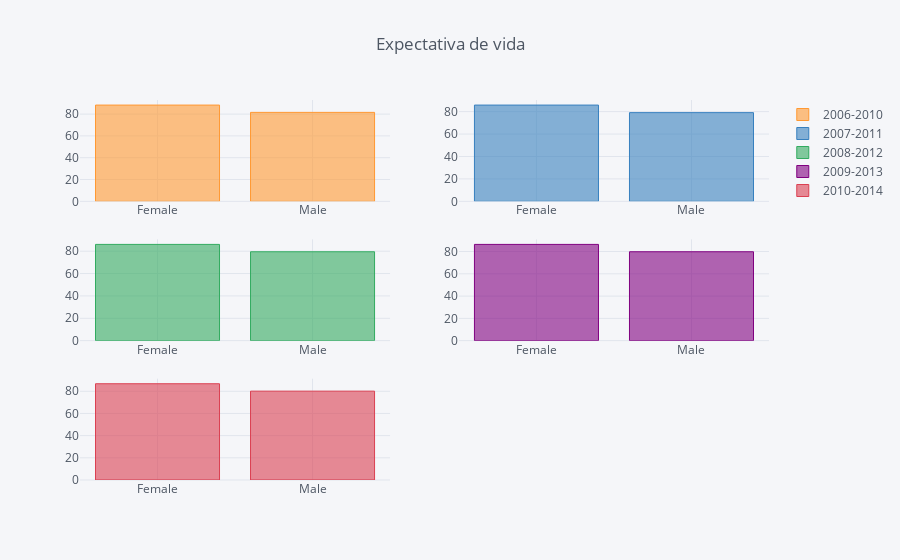

Notebook code cell kept with this figure:
### Code cell
table = df.pivot_table(index=['Gender'])
table.iplot(kind='bar', histnorm='', xTitle='', subplots=True,
yTitle='', title='Expectativa de vida')

### Figure 1 — Plotly figure (JSON) as saved in the notebook; plotly's stock layout.template omitted (floating-point values rounded to 4 significant figures)
{"data": [{"marker": {"color": "rgba(255, 153, 51, 0.6)", "line": {"color": "rgba(255, 153, 51, 1.0)", "width": 1}}, "name": "2006-2010", "orientation": "v", "text": "", "type": "bar", "uid": "a4815a02-52e9-42f1-8ba6-7fdda3e46763", "x": ["Female", "Male"], "xaxis": "x", "y": [88.28, 81.58], "yaxis": "y"}, {"marker": {"color": "rgba(55, 128, 191, 0.6)", "line": {"color": "rgba(55, 128, 191, 1.0)", "width": 1}}, "name": "2007-2011", "orientation": "v", "text": "", "type": "bar", "uid": "c999ec1e-939e-4491-8da0-98fd1bba8e18", "x": ["Female", "Male"], "xaxis": "x2", "y": [85.84, 79.09], "yaxis": "y2"}, {"marker": {"color": "rgba(50, 171, 96, 0.6)", "line": {"color": "rgba(50, 171, 96, 1.0)", "width": 1}}, "name": "2008-2012", "orientation": "v", "text": "", "type": "bar", "uid": "9ef9ec0a-02c9-4de4-995c-dbd9f82dc0e8", "x": ["Female", "Male"], "xaxis": "x3", "y": [86.07, 79.5], "yaxis": "y3"}, {"marker": {"color": "rgba(128, 0, 128, 0.6)", "line": {"color": "rgba(128, 0, 128, 1.0)", "width": 1}}, "name": "2009-2013", "orientation": "v", "text": "", "type": "bar", "uid": "970656f4-6e15-4582-a57e-94e15b08b031", "x": ["Female", "Male"], "xaxis": "x4", "y": [86.4, 79.8], "yaxis": "y4"}, {"marker": {"color": "rgba(219, 64, 82, 0.6)", "line": {"color": "rgba(219, 64, 82, 1.0)", "width": 1}}, "name": "2010-2014", "orientation": "v", "text": "", "type": "bar", "uid": "927868b6-bbfd-44b3-b13c-c0d2e9c8e664", "x": ["Female", "Male"], "xaxis": "x5", "y": [86.8, 80.11], "yaxis": "y5"}], "layout": {"legend": {"bgcolor": "#F5F6F9", "font": {"color": "#4D5663"}}, "paper_bgcolor": "#F5F6F9", "plot_bgcolor": "#F5F6F9", "title": {"font": {"color": "#4D5663"}, "text": "Expectativa de vida"}, "xaxis": {"anchor": "y", "domain": [0, 0.45], "gridcolor": "#E1E5ED", "showgrid": true, "tickfont": {"color": "#4D5663"}, "title": {"font": {"color": "#4D5663"}, "text": ""}, "zerolinecolor": "#E1E5ED"}, "xaxis2": {"anchor": "y2", "domain": [0.55, 1], "gridcolor": "#E1E5ED", "showgrid": true, "tickfont": {"color": "#4D5663"}, "title": {"font": {"color": "#4D5663"}, "text": ""}, "zerolinecolor": "#E1E5ED"}, "xaxis3": {"anchor": "y3", "domain": [0, 0.45], "gridcolor": "#E1E5ED", "showgrid": true, "tickfont": {"color": "#4D5663"}, "title": {"font": {"color": "#4D5663"}, "text": ""}, "zerolinecolor": "#E1E5ED"}, "xaxis4": {"anchor": "y4", "domain": [0.55, 1], "gridcolor": "#E1E5ED", "showgrid": true, "tickfont": {"color": "#4D5663"}, "title": {"font": {"color": "#4D5663"}, "text": ""}, "zerolinecolor": "#E1E5ED"}, "xaxis5": {"anchor": "y5", "domain": [0, 0.45], "gridcolor": "#E1E5ED", "showgrid": true, "tickfont": {"color": "#4D5663"}, "title": {"font": {"color": "#4D5663"}, "text": ""}, "zerolinecolor": "#E1E5ED"}, "yaxis": {"anchor": "x", "domain": [0.7333, 1], "gridcolor": "#E1E5ED", "showgrid": true, "tickfont": {"color": "#4D5663"}, "title": {"font": {"color": "#4D5663"}, "text": ""}, "zerolinecolor": "#E1E5ED"}, "yaxis2": {"anchor": "x2", "domain": [0.7333, 1], "gridcolor": "#E1E5ED", "showgrid": true, "tickfont": {"color": "#4D5663"}, "title": {"font": {"color": "#4D5663"}, "text": ""}, "zerolinecolor": "#E1E5ED"}, "yaxis3": {"anchor": "x3", "domain": [0.3667, 0.6333], "gridcolor": "#E1E5ED", "showgrid": true, "tickfont": {"color": "#4D5663"}, "title": {"font": {"color": "#4D5663"}, "text": ""}, "zerolinecolor": "#E1E5ED"}, "yaxis4": {"anchor": "x4", "domain": [0.3667, 0.6333], "gridcolor": "#E1E5ED", "showgrid": true, "tickfont": {"color": "#4D5663"}, "title": {"font": {"color": "#4D5663"}, "text": ""}, "zerolinecolor": "#E1E5ED"}, "yaxis5": {"anchor": "x5", "domain": [0, 0.2667], "gridcolor": "#E1E5ED", "showgrid": true, "tickfont": {"color": "#4D5663"}, "title": {"font": {"color": "#4D5663"}, "text": ""}, "zerolinecolor": "#E1E5ED"}}}
